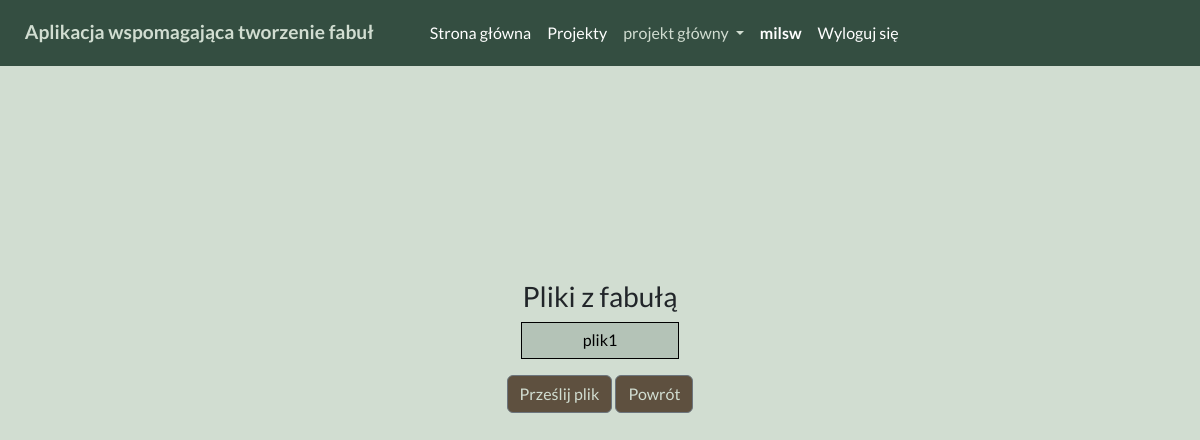
Before: /project/8/plot (signed in) with the older database file.
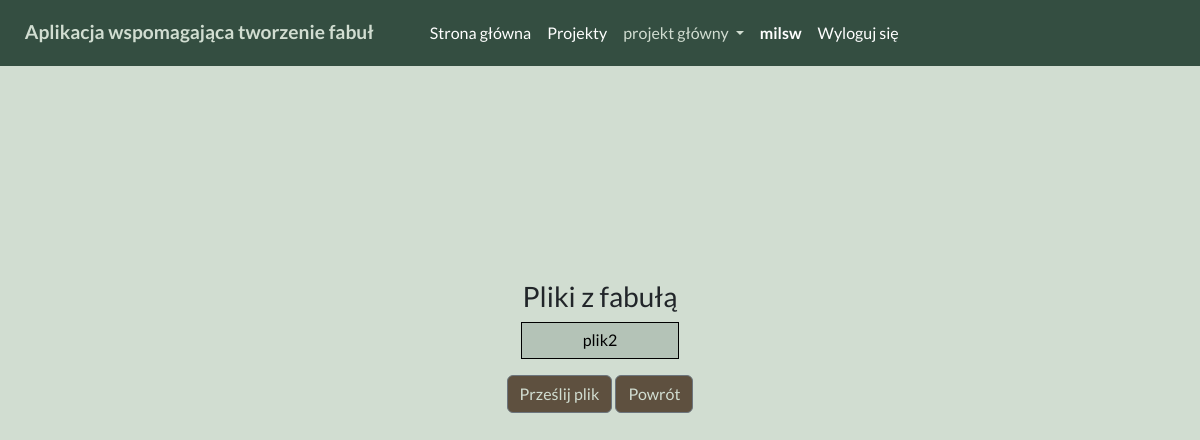
After: the same page with the newer database file.
### aplikacja_dyplomowa/models.py (models this page shows, shortened)
class Projects(models.Model):
    project_name = models.CharField(max_length=64)
    user = models.ForeignKey(User, on_delete=models.CASCADE)
    createdAt = models.DateTimeField(auto_now_add=True)
    updatedAt = models.DateTimeField(auto_now=True)
    class Meta:
        unique_together = ['project_name', 'user']
    def __repr__(self):
        return f'{self.project_name}'
    def __str__(self):
        return self.__repr__()

class MainFiles(models.Model):
    file_name = models.CharField(max_length=16)
    file = models.FileField()
    project = models.ForeignKey(Projects, on_delete=models.CASCADE)
    uploadedAt = models.DateTimeField(auto_now_add=True)
    updatedAt = models.DateTimeField(auto_now=True)
    user = models.ForeignKey(User, on_delete=models.CASCADE)
    class Meta:
        unique_together = ['file_name', 'project', 'user']
    def __str__(self):
        return f'{self.file_name}'

### aplikacja_dyplomowa/views.py (the view)
# urls.py: path('project/<str:project_pk>/plot', views.main_file_list, name='main_file_list'),
@login_required(login_url='login')
def main_file_list(request, project_pk):
    try:
        project = Projects.objects.get(id=project_pk)
        if project.user != request.user:
            return redirect('access_denied')
    except Projects.DoesNotExist:
        return redirect('project_list')
    main_files = MainFiles.objects.filter(project=project)
    context = {
        'project': project,
        'main_files': main_files,
    }
    return render(request, 'project_structure/main_files/main_file_list.html', context)

### templates/project_structure/main_files/main_file_list.html
{% extends 'base.html' %}
{% block content %}
    {% if main_files|length == 0 %}
        <div class="container display-info text-center big-div">
            <h3> Ten projekt nie ma jeszcze plików z fabułą. </h3>
            <a href="{% url 'main_file_upload' project_pk=project.id %}" class="btn btn-secondary custom-from-button"> Prześlij plik </a>
            <a href="{% url 'view_project' project_pk=project.id %}" class="btn btn-secondary custom-from-button"> Powrót </a>
        </div>
    {% else %}
        <div class="list-center text-center">
            <table>
                <th> <h3> Pliki z fabułą </h3> </th>
                {% for main_file in main_files %}
                    <tr class="tr-border custom-list-button">
                        <td> <a class="btn custom-list-button" href="{% url 'main_file_view' project_pk=project.id main_file_pk=main_file.id %}"> {{ main_file }} </a> </td>
                    </tr>
                {% endfor %}
            </table>
            <div>
                <a href="{% url 'main_file_upload' project_pk=project.id %}" class="btn btn-secondary custom-from-button"> Prześlij plik </a>
                <a href="{% url 'view_project' project_pk=project.id %}" class="btn btn-secondary custom-from-button"> Powrót </a>
            </div>
        </div>
    {% endif %}
{% endblock %}

### templates/base.html (shortened to what this page needs)
{% load static %}
<!DOCTYPE html>
    <html lang="pl">
        <head>
            <link href="https://cdn.jsdelivr.net/npm/bootstrap@5.2.3/dist/css/bootstrap.min.css" rel="stylesheet">
            <link rel="stylesheet" href="https://use.fontawesome.com/releases/v5.11.2/css/all.css">
            <link rel="stylesheet" href="{% static 'base.css' %}">
        </head>
        <body>
            <div class="main-container">
                <header>
                {% block navbar %}
                    <nav class="navbar navbar-expand-lg navbar-dark">
                        <div class="container-fluid">
                            <a class="navbar-brand"> Aplikacja wspomagająca tworzenie fabuł </a>
                            {% if user.is_authenticated %}
                                <div class="collapse navbar-collapse" id="navbarSupportedContent">
                                    <ul class="navbar-nav me-auto mb-2 mb-lg-0">
                                        <li class="nav-item">
                                            <a class="nav-link active" href="{% url 'main' %}"> Strona główna </a>
                                        </li>
                                        <li class="nav-item">
                                            <a class="nav-link active" href="{% url 'project_list' %}"> Projekty </a>
                                        </li>
                                        {% if project %}
                                            <li class="nav-item dropdown">
                                                <a class="nav-link dropdown-toggle" href="" role="button" data-bs-toggle="dropdown" aria-expanded="false" style="color: var(--almond)"> {{ project }} </a>
                                            </li>
                                        {% endif %}
                                        <li>
                                            <a class="nav-link active username" href="{% url 'account_view' %}"> {{ user.username }} </a>
                                        </li>
                                        <li class="nav-item">
                                            <a class="nav-link active" href="{% url 'logout' %}"> Wyloguj się </a>
                                        </li>
                                    </ul>
                                </div>
                            {% endif %}
                        </div>
                    </nav>
                {% endblock %}
                </header>
            <main>
            {% block content %}{% endblock %}
            </main>
            </div>
        </body>
    </html>

### static/base.css (style rules this page uses)
:root { --black: #0a0908ff; --gunmetal: #344E41; --almond: #D1DDD1; --khaki: #c6ac8fff; --walnut-brown: #5e503fff; }
body { background-color: var(--almond); font-family: 'Lato', sans-serif; min-height: 100vh; }
.navbar { background-color: var(--gunmetal); display: flex; align-items: center; justify-content: space-between; padding: 0.8rem; }
.navbar-brand { color: var(--almond); font-weight: bold; font-size: 1.2rem; }
.nav-link { color: var(--almond); }
.navbar-nav { display: flex; right: 0; margin-left: 2rem; font-size: 1rem; }
.username { font-weight: bold; }
.list-center { display: flex; flex-direction: column; justify-content: center; align-items: center; height: 70vh; }
.list-center table { margin-bottom: 2vh; }
.list-center td a { text-decoration: none; color: black; padding: 0.2rem; font-family: 'Lato', sans-serif; font-size: 1rem; }
.tr-border { border: 1px solid black; }
.custom-from-button { background-color: var(--walnut-brown); color: var(--almond); }
.custom-list-button { background-color: #B4C3B7; color: var(--almond); }

Changed rows visible on the page:
removed MainFiles: file_name "plik1"
added MainFiles: file_name "plik2"
